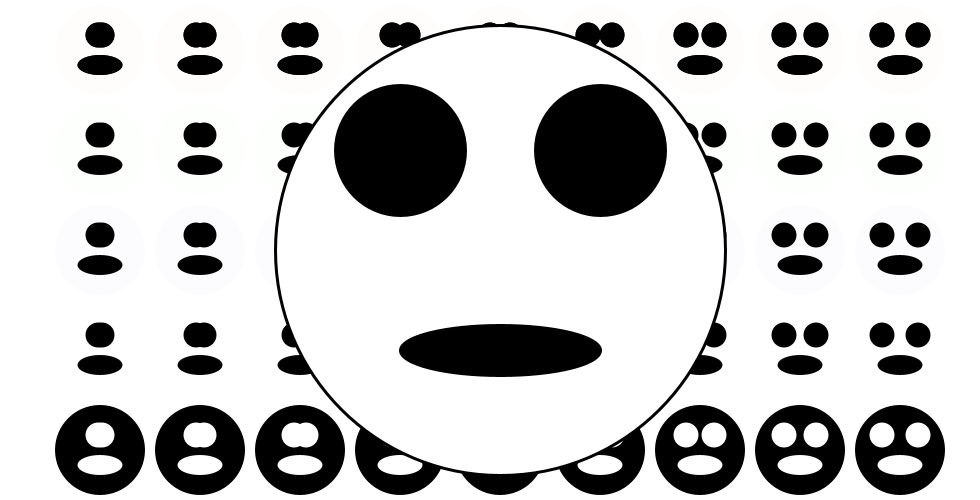
Frame 1 (no input)
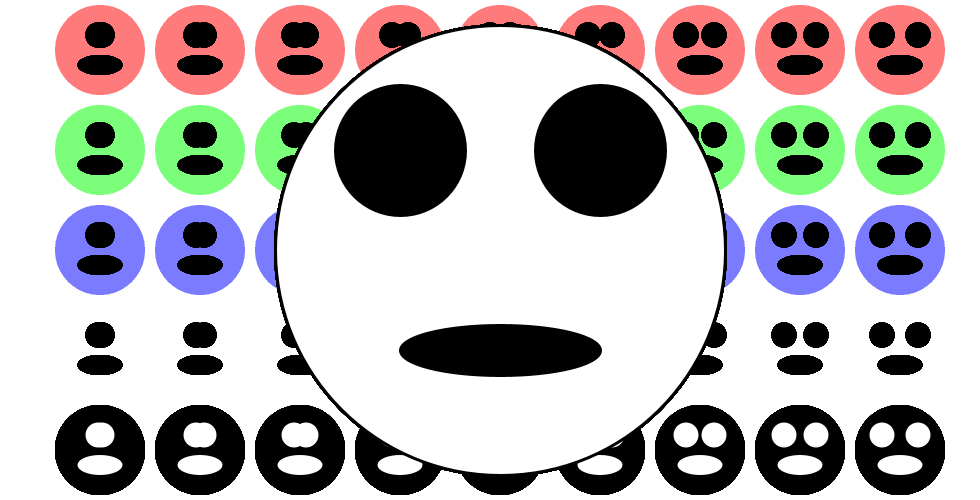
Frame 60 (the mouse pressed at the canvas centre just before this capture)
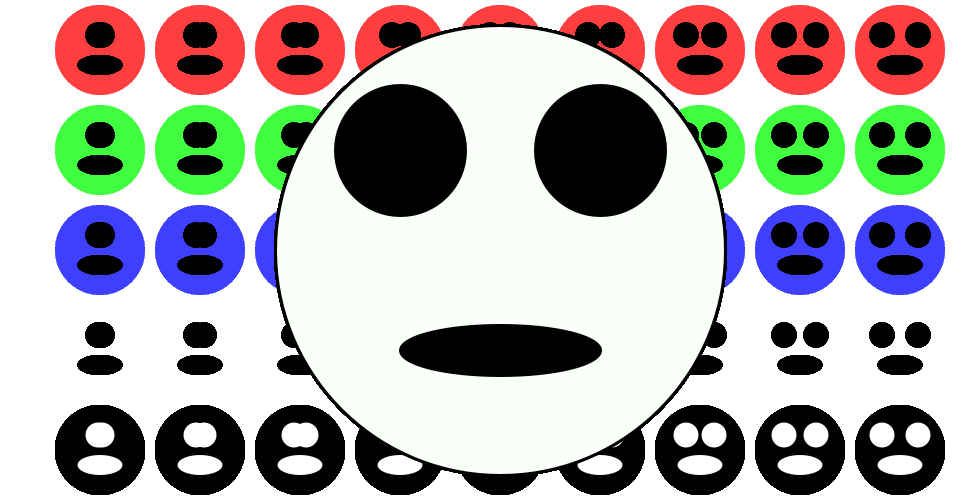
Frame 120 (the mouse held since frame 60 and released just before this capture)

The Processing sketch that drew these frames (run headless with seeded random() and noise(); from frame 60 on, the mouse is pressed at the canvas centre):

// Processing sketch: sketch_pandawatch_NEW
// ── sketch_pandawatch_NEW.pde
void setup() {
  size (980, 500);
  background(255);
}
//int x=10

void draw() {
 for(int i=1; i<10; i=i+1) {

  noStroke();
  fill(255,0);//RED-1
  ellipse(i*100,50,90,90);//Head
  fill(0);
  ellipse(i*98,35,25,25);//Left Eye
  ellipse(i*102,35,25,25);//Right Eye
  ellipse(i*100,65,45,20);//Mouth
  
  noStroke();
  fill(255,0,0,3);//RED-1
  ellipse(i*100,50,90,90);//Head
  fill(0);
  ellipse(i*98,35,25,25);//Left Eye
  ellipse(i*102,35,25,25);//Right Eye
  ellipse(i*100,65,45,20);//Mouth
  
  noStroke();
  fill(0,255,0,3);//Row-2
  ellipse(i*100,150,90,90);//Head
  fill(0);
  ellipse(i*98,135,25,25);//Left Eye
  ellipse(i*102,135,25,25);//Right Eye
  ellipse(i*100,165,45,20);//Mouth
  
   noStroke();
  fill(0,0,255,3);//Row-2
  ellipse(i*100,250,90,90);//Head
  fill(0);
  ellipse(i*98,235,25,25);//Left Eye
  ellipse(i*102,235,25,25);//Right Eye
  ellipse(i*100,265,45,20);//Mouth
 
  fill(mouseX,mouseY);//Row-3
  ellipse(i*100,350,90,90);//Head
  fill(0);
  ellipse(i*98,335,25,25);//Left Eye
  ellipse(i*102,335,25,25);//Right Eye
  ellipse(i*100,365,45,20);//Mouth
  
  fill(0);//Row-3
  ellipse(i*100,450,90,90);//Head
  fill(255);
  ellipse(i*98,435,25,25);//Left Eye
  ellipse(i*102,435,25,25);//Right Eye
  ellipse(i*100,465,45,20);//Mouth
  
}
 stroke(1);
 smooth();
 strokeWeight(3);
  
  
  fill(255,255,255,255);//Big Head
  ellipse(500,250,450,450);//Head
  
  if (mousePressed){
   fill(mouseY,mouseX,mouseY,255);//Big Head
   ellipse(500,250,450,450);
  }
  fill(0);
  ellipse(400,150,130,130);
  ellipse(600,150,130,130);
  ellipse(500,350,200,50);


 
}
